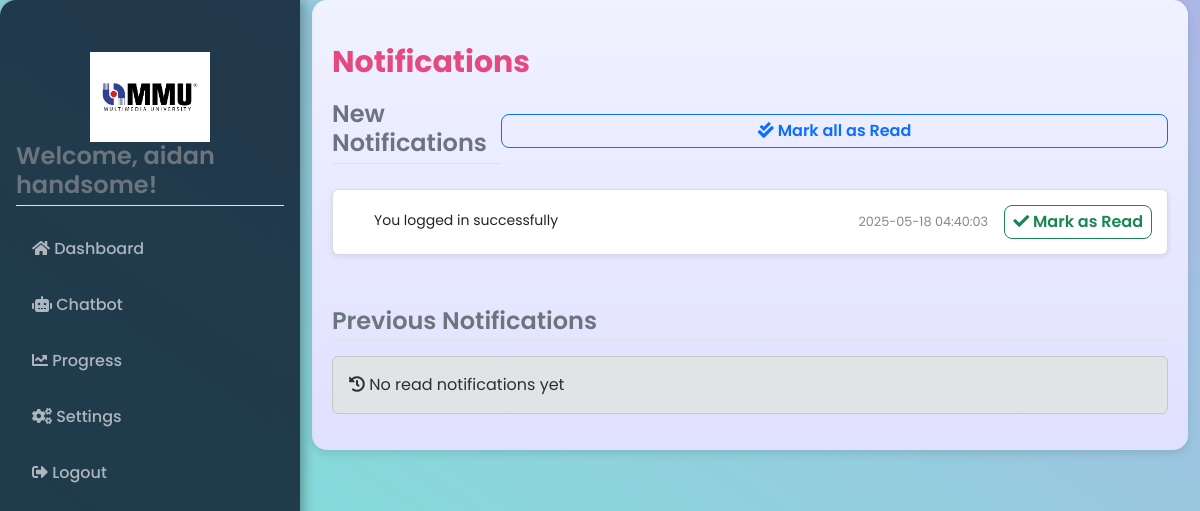
The app's page /notifications (signed in), older data.
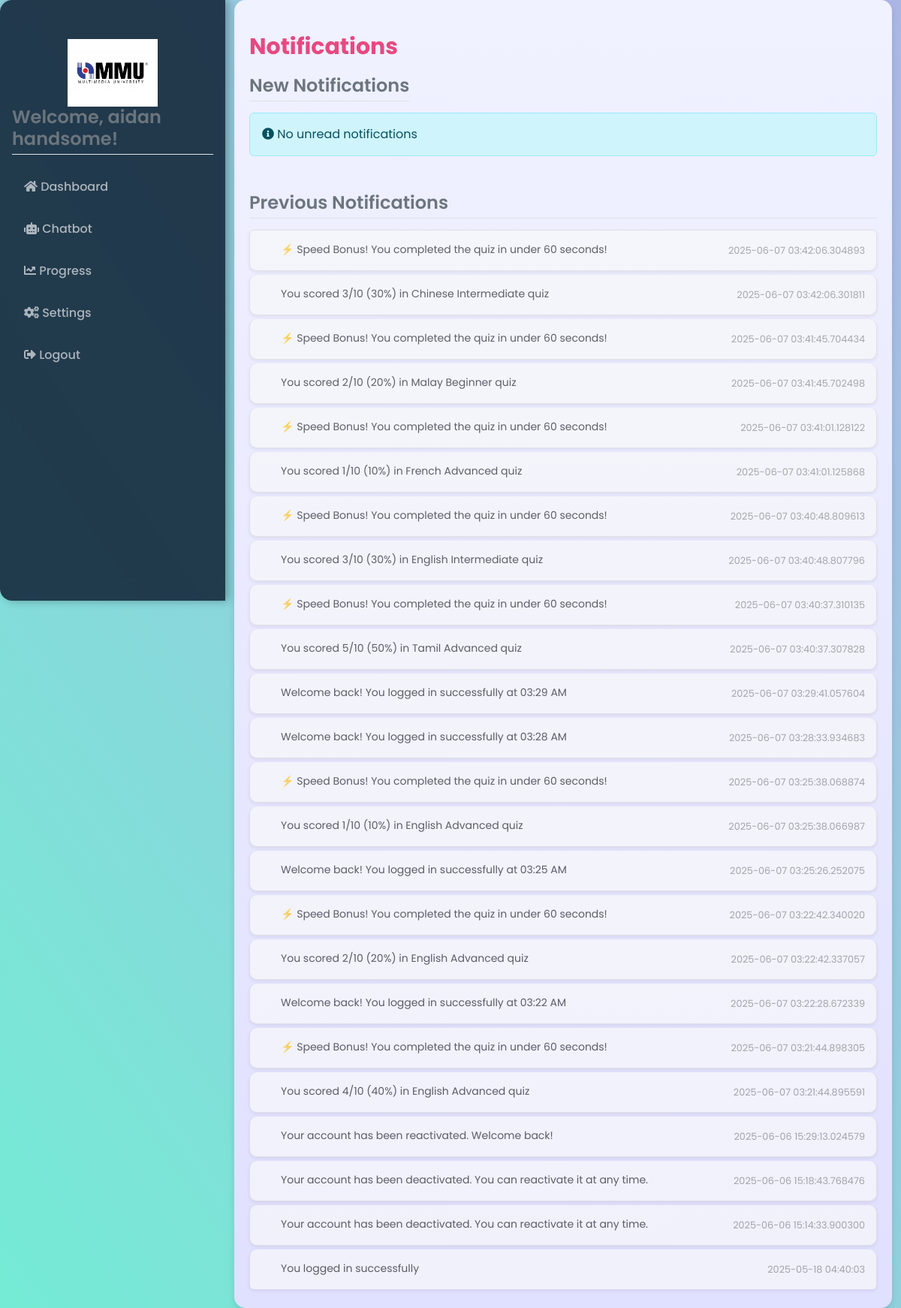
The same page, newer data.
### tables this page shows
CREATE TABLE notifications (
                id INTEGER PRIMARY KEY AUTOINCREMENT,
                user_id INTEGER NOT NULL,
                message TEXT NOT NULL,
                timestamp DATETIME NOT NULL, is_read INTEGER DEFAULT 0,
                FOREIGN KEY (user_id) REFERENCES users (id)
            );

### app.py (the view, shortened to what this page needs)
@app.route('/notifications', methods=['GET', 'POST'])
def notifications():
    if 'user_id' not in session:
        return redirect(url_for('login'))
    with get_db_connection() as conn:
        notifications = conn.execute(
            "SELECT * FROM notifications WHERE user_id = ? ORDER BY timestamp DESC",
            (session['user_id'],)
        ).fetchall()
        unread_notifications = [n for n in notifications if n['is_read'] == 0]
        read_notifications = [n for n in notifications if n['is_read'] == 1]
    return render_template('notifications.html',
                         notifications=notifications,
                         unread_notifications=unread_notifications,
                         read_notifications=read_notifications,
                         username=session.get('username', 'User'))

### app.py (called while the page is built)
def get_db_connection():
    db_path = os.path.join(os.path.dirname(os.path.abspath(__file__)), 'database.db')
    conn = sqlite3.connect(db_path)
    conn.row_factory = sqlite3.Row  # This allows accessing columns by name
    conn.execute('PRAGMA busy_timeout = 30000')  # 30 second timeout to avoid locking issues
    return conn

### templates/notifications.html (shortened to what this page needs)
<!DOCTYPE html>
<html lang="en">
<head>
    <link href="https://cdn.jsdelivr.net/npm/bootstrap@5.3.0-alpha1/dist/css/bootstrap.min.css" rel="stylesheet">
    <link rel="stylesheet" href="https://cdnjs.cloudflare.com/ajax/libs/font-awesome/5.15.4/css/all.min.css">
    <link rel="stylesheet" href="{{ url_for('static', filename='styles.css') }}">
</head>
<body>
    <div class="container-fluid">
        <div class="row">
            <div class="col-md-3 sidebar text-white">
                <div class="mmu-logo-container" style="text-align: center; margin-top: 20px;">
                    <img src="{{ url_for('static', filename='MMU LOGO.png') }}" alt="MMU Logo" width="120" />
                </div>
                <h4>Welcome, {{ username }}!</h4>
                <ul class="nav flex-column">
                    <li class="nav-item"><a class="nav-link" href="{{ url_for('dashboard') }}"><i class="fas fa-home"></i> Dashboard</a></li>
                    <li class="nav-item"><a class="nav-link" href="{{ url_for('chatbot') }}"><i class="fas fa-robot"></i> Chatbot</a></li>
                    <li class="nav-item"><a class="nav-link" href="{{ url_for('progress') }}"><i class="fas fa-chart-line"></i> Progress</a></li>
                    <li class="nav-item"><a class="nav-link" href="{{ url_for('settings') }}"><i class="fas fa-cogs"></i> Settings</a></li>
                    <li class="nav-item"><a class="nav-link" href="{{ url_for('logout') }}"><i class="fas fa-sign-out-alt"></i> Logout</a></li>
                </ul>
            </div>
            <div class="col-md-9">
                <div class="main-content">
                    <h2 class="mt-4">Notifications</h2>
                    <div class="unread-section">
                        <div class="d-flex justify-content-between align-items-center">
                            <h4>New Notifications</h4>
                            {% if unread_notifications %}
                                <button id="mark-all-read" class="btn btn-sm btn-outline-primary mb-3">
                                    <i class="fas fa-check-double"></i> Mark all as Read
                                </button>
                            {% endif %}
                        </div>
                        {% if unread_notifications %}
                            <div class="list-group unread-list">
                                {% for notification in unread_notifications %}
                                    <div class="list-group-item notification-item" data-notification-id="{{ notification.id }}">
                                        <div class="d-flex align-items-center">
                                            <span class="notification-type {{ notification.type }}">{{ notification.type }}</span>
                                            <span class="notification-message">{{ notification.message }}</span>
                                        </div>
                                        <div class="d-flex align-items-center">
                                            <span class="notification-timestamp me-3">{{ notification.timestamp }}</span>
                                            <button class="btn btn-sm btn-outline-success mark-read-button" data-notification-id="{{ notification.id }}">
                                                <i class="fas fa-check"></i> Mark as Read
                                            </button>
                                        </div>
                                    </div>
                                {% endfor %}
                            </div>
                        {% else %}
                            <div class="alert alert-info">
                                <i class="fas fa-info-circle"></i> No unread notifications
                            </div>
                        {% endif %}
                    </div>
                    <div class="read-section mt-5">
                        <h4>Previous Notifications</h4>
                        {% if read_notifications %}
                            <div class="list-group read-list">
                                {% for notification in read_notifications %}
                                    <div class="list-group-item notification-item read-notification" data-notification-id="{{ notification.id }}">
                                        <div class="d-flex align-items-center">
                                            <span class="notification-type {{ notification.type }}">{{ notification.type }}</span>
                                            <span class="notification-message">{{ notification.message }}</span>
                                        </div>
                                        <span class="notification-timestamp">{{ notification.timestamp }}</span>
                                    </div>
                                {% endfor %}
                            </div>
                        {% else %}
                            <div class="alert alert-secondary">
                                <i class="fas fa-history"></i> No read notifications yet
                            </div>
                        {% endif %}
                    </div>
                </div>
            </div>
        </div>
    </div>
</body>
</html>

### static/styles.css (style rules this page uses)
body { font-family: 'Poppins', sans-serif; min-height: 100vh; background: linear-gradient(to right top, #74ebd5, #ACB6E5); background-attachment: fixed; background-size: cover; color: #1a1a1a; transition: background-color 0.4s ease, color 0.4s ease; }
.sidebar { background: rgba(15, 31, 51, 0.85); backdrop-filter: blur(12px); -webkit-backdrop-filter: blur(12px); border-radius: 1rem 0 0 1rem; padding: 2rem 1rem; font-weight: 500; box-shadow: 4px 0 12px rgba(0, 0, 0, 0.3); position: sticky; top: 0; height: 100vh; }
.sidebar .nav-link { color: #adb5bd; margin: 0.5rem 0; transition: color 0.3s ease; }
.main-content { padding: 2rem; background: transparent; border-radius: 16px; }
h2 { color: #FF6347; font-size: 30px; margin-bottom: 20px; }
a { text-decoration: none; color: #FF4500; font-weight: bold; }
.notification-item { padding: 8px 12px; transition: background-color 0.2s; }
.notification-message { font-size: 14px; margin-bottom: 2px; }
.notification-timestamp { font-size: 12px; color: #6c757d; }
.read-notification { opacity: 0.7; background-color: #f8f9fa; }
body { transition: all 0.4s ease; }

### templates/notifications.html (style rules this page uses)
body { font-family: 'Poppins', sans-serif; background-color: #f4f7fb; }
.notification-item { padding: 15px; border-bottom: 1px solid #eee; margin-bottom: 0; border-radius: 10px; display: flex; justify-content: space-between; align-items: center; background-color: #ffffff; margin-bottom: 5px; box-shadow: 0 2px 4px rgba(0, 0, 0, 0.05); transition: all 0.3s ease; }
.notification-item.read-notification { opacity: 0.7; background-color: #f8f9fa; }
.notification-item:last-child { border-bottom: none; }
.notification-message { margin-right: 10px; flex-grow: 1; }
.notification-timestamp { font-size: 0.8rem; color: #888; white-space: nowrap; }
.notification-type { display: inline-block; padding: 0.25rem 0.5rem; border-radius: 3px; font-size: 0.75rem; margin-right: 10px; color: white; }
h2 { color: #e64980; font-weight: bold; }
h4 { color: #6c757d; font-weight: 600; margin-bottom: 15px; padding-bottom: 5px; border-bottom: 1px solid #dee2e6; }
.main-content { background: linear-gradient(to bottom, #f0f2ff, #e0e0ff); padding: 20px; border-radius: 15px; box-shadow: 0 4px 8px rgba(0, 0, 0, 0.1); }
.list-group-item { background-color: #ffffff; margin-bottom: 5px; border-radius: 10px; box-shadow: 0 2px 5px rgba(0, 0, 0, 0.1); border: 1px solid #dcdcdc; }
.list-group { margin-top: 10px; }

Row changes from the older to the newer data that the page shows:
added notifications: message "⚡ Speed Bonus! You completed the quiz in under 60 seconds!", timestamp "2025-06-07 03:42:06.304893", shown under "Previous Notifications"
added notifications: message "You scored 3/10 (30%) in Chinese Intermediate quiz", timestamp "2025-06-07 03:42:06.301811", shown under "Previous Notifications"
added notifications: message "⚡ Speed Bonus! You completed the quiz in under 60 seconds!", timestamp "2025-06-07 03:41:45.704434", shown under "Previous Notifications"
added notifications: message "You scored 2/10 (20%) in Malay Beginner quiz", timestamp "2025-06-07 03:41:45.702498", shown under "Previous Notifications"
added notifications: message "⚡ Speed Bonus! You completed the quiz in under 60 seconds!", timestamp "2025-06-07 03:41:01.128122", shown under "Previous Notifications"
added notifications: message "You scored 1/10 (10%) in French Advanced quiz", timestamp "2025-06-07 03:41:01.125868", shown under "Previous Notifications"
added notifications: message "⚡ Speed Bonus! You completed the quiz in under 60 seconds!", timestamp "2025-06-07 03:40:48.809613", shown under "Previous Notifications"
added notifications: message "You scored 3/10 (30%) in English Intermediate quiz", timestamp "2025-06-07 03:40:48.807796", shown under "Previous Notifications"
added notifications: message "⚡ Speed Bonus! You completed the quiz in under 60 seconds!", timestamp "2025-06-07 03:40:37.310135", shown under "Previous Notifications"
added notifications: message "You scored 5/10 (50%) in Tamil Advanced quiz", timestamp "2025-06-07 03:40:37.307828", shown under "Previous Notifications"
added notifications: message "Welcome back! You logged in successfully at 03:29 AM", timestamp "2025-06-07 03:29:41.057604", shown under "Previous Notifications"
added notifications: message "Welcome back! You logged in successfully at 03:28 AM", timestamp "2025-06-07 03:28:33.934683", shown under "Previous Notifications"
added notifications: message "⚡ Speed Bonus! You completed the quiz in under 60 seconds!", timestamp "2025-06-07 03:25:38.068874", shown under "Previous Notifications"
added notifications: message "You scored 1/10 (10%) in English Advanced quiz", timestamp "2025-06-07 03:25:38.066987", shown under "Previous Notifications"
added notifications: message "Welcome back! You logged in successfully at 03:25 AM", timestamp "2025-06-07 03:25:26.252075", shown under "Previous Notifications"
added notifications: message "⚡ Speed Bonus! You completed the quiz in under 60 seconds!", timestamp "2025-06-07 03:22:42.340020", shown under "Previous Notifications"
added notifications: message "You scored 2/10 (20%) in English Advanced quiz", timestamp "2025-06-07 03:22:42.337057", shown under "Previous Notifications"
added notifications: message "Welcome back! You logged in successfully at 03:22 AM", timestamp "2025-06-07 03:22:28.672339", shown under "Previous Notifications"
added notifications: message "⚡ Speed Bonus! You completed the quiz in under 60 seconds!", timestamp "2025-06-07 03:21:44.898305", shown under "Previous Notifications"
added notifications: message "You scored 4/10 (40%) in English Advanced quiz", timestamp "2025-06-07 03:21:44.895591", shown under "Previous Notifications"
added notifications: message "Your account has been reactivated. Welcome back!", timestamp "2025-06-06 15:29:13.024579", shown under "Previous Notifications"
added notifications: message "Your account has been deactivated. You can reactivate it at any time.", timestamp "2025-06-06 15:18:43.768476", shown under "Previous Notifications"
added notifications: message "Your account has been deactivated. You can reactivate it at any time.", timestamp "2025-06-06 15:14:33.900300", shown under "Previous Notifications"
changed notifications "You logged in successfully": moves from the list under "New Notifications" to the list under "Previous Notifications"
Text that changed along with them:
text no longer shown: "Mark all as Read No read notifications yet"
text now shown: "No unread notifications"
